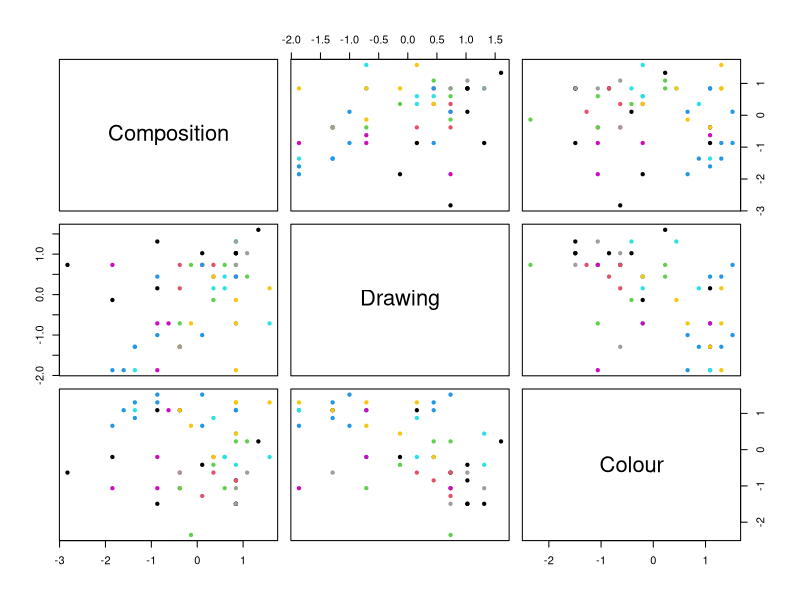
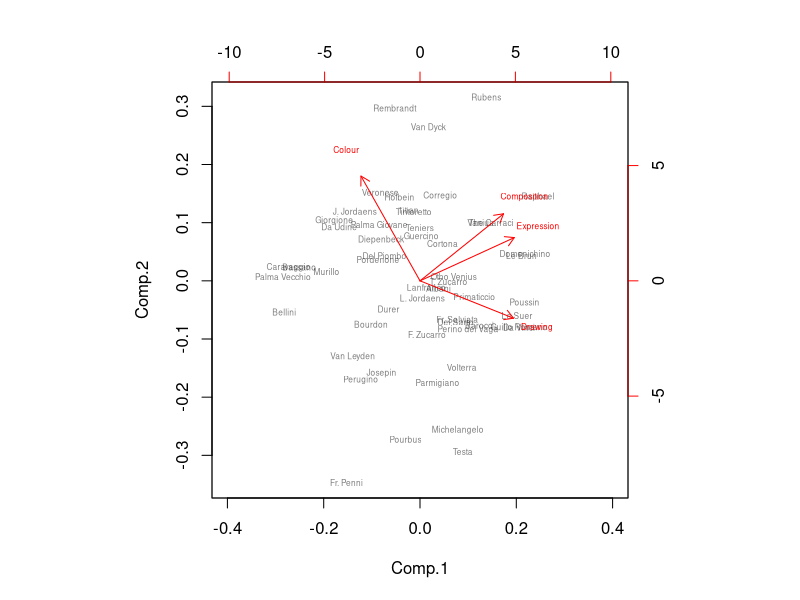
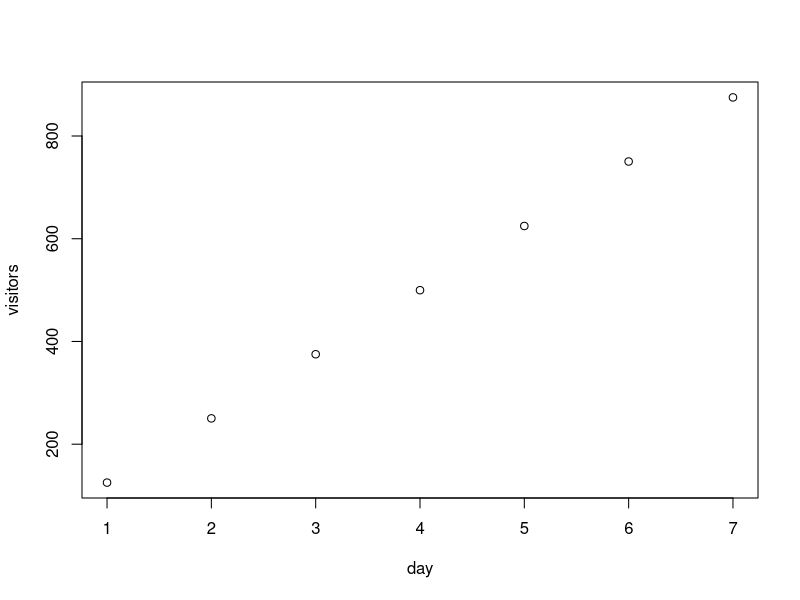
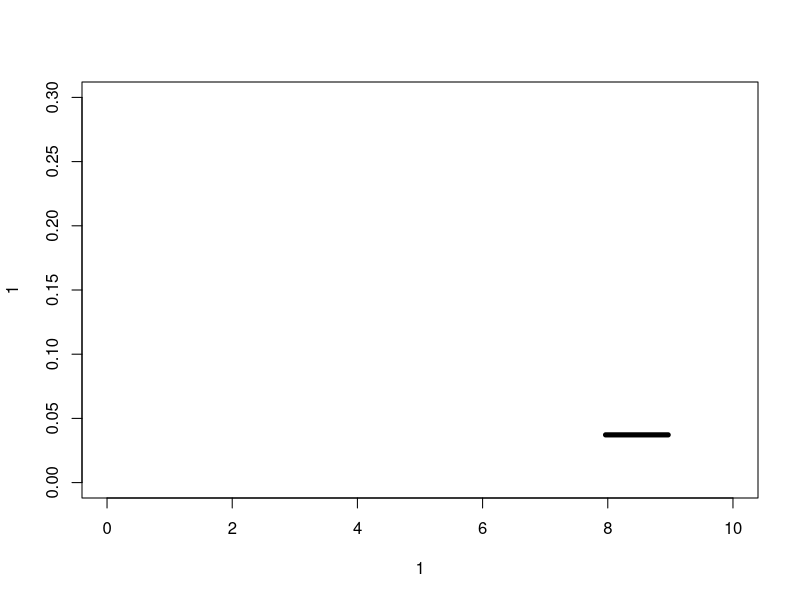
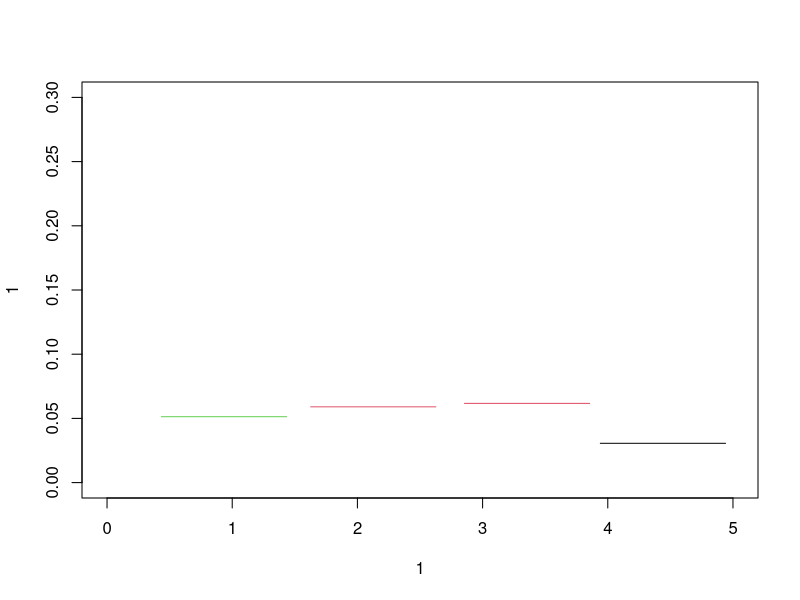

Recreate these plots in R, in order.
## ---- chunk 1
deck <- data.frame(num = rep(1:13, 4), 
                   suit = rep(c("heart", "spade", "club", "diamond"), each = 13))
Pair <- function(o){
     h <- sample(deck$num, size = 5, replace = FALSE)
     sum(table(h) == 2) == 1 # returns T if you have one pair
}

p <- mean(replicate(10000, Pair()))
p

## ---- chunk 2
Pair2 <- function(o){
     h <- sample(deck$num, size = 5, replace = F)
     sum(table(h) == 2) == 2 # returns T if you have two pair
}

p2 <- mean(replicate(10000, Pair2()))
p2

## ---- chunk 3
triple <- function(o){
     h <- sample(deck$num, size = 5, replace = F)
     sum(table(h) == 3) == 1 # returns T if you have a triple
}

t <- mean(replicate(10000, triple()))
t

## ---- chunk 4
# flush
flush <- function(o){
     f <- sample(deck$suit, 5, replace = F)
     table(f)
     (sum(table(f) == 5) == 1) 
}

fl <- mean(replicate(10000, flush()))
fl

## ---- chunk 5
# found this function on stack exchange
factors <- function(x) {
    x <- as.integer(x)
    div <- seq_len(abs(x)) # gives 1:x
    factors <- div[x %% div == 0] # remainder = 0
    factors <- list(factors)
    return(factors)
}

getInts <- function(N=100, o){
     n <- 1:N
     nums <- sample(N, 2, replace = F)
     # find all factors of N
     fac <- sapply(nums, factors)
     
     fac <- unlist(fac) # unlist
     fac <- fac[fac !=1] # remove 1
     #sum(table(fac) > 1) > 0 # returns true if there are duplicate factors
     sum(duplicated(fac)) == 0 # returns true if there are no duplicate factors
}



N <- 100000
GI <- function(N){mean(replicate(100000, getInts(N)))}
#probs <- sapply(N, GI)
#probs
# 0.60624


## ---- chunk 6
plotNeedle <- function(x = 1/2, y=1/2, r = 1) {
     x <- runif(1)
     y <- runif(1)
     angles <- seq(0,2*pi,length.out=360)
     angles <- sample(angles, 1)
     x2 <- r*cos(angles)+x
     y2 <- r*sin(angles)+y
     
     # I got rid of all the plotting stuff for the simulations
     #plot(x,y, xlim = c(-1,2), ylim = c(-1,2))
     #lines(x = c(x, x2),y = c(y,y2))
     #points(r*cos(angles)+x,r*sin(angles)+y)
     #abline(h = 1, lty = 5); abline(h = 0, lty = 5)
     # will be true if the needle crosses the line
     return(I(r*sin(angles)+y) > 1 | I(r*sin(angles)+y) < 0) 
}

#plot(runif(1), runif(1), type = "n",xlim = c(-1,2), ylim = c(-1,2) )
#abline(h = 1, lty = 5); abline(h = 0, lty = 5)
crosses <- replicate(100000, plotNeedle())
sum(crosses)/length(crosses)

# theoretical?
(2 + pi)/(3+2+pi) # = 0.6315 (not sure if this is right)

# answer from simulation: 0.635


## ---- chunk 7
library(MASS)
data(painters)
#?painters

paint1 <- scale(painters[,1:4])
paintPCA <- princomp(paint1)
#plot(paintPCA$scores[,1], paintPCA$scores[,2], col = painters$School)

#pairs(paintPCA$scores, col = painters$School)
pairs(paint1[,1:3], col = painters$School, pch = 20)

biplot(princomp(paint1[,1:4]), cex = 0.5, 
       col = c(rgb(0,0,0, 0.5), "red"), xlim = c(-0.4, 0.4))
## ---- chunk 8
correctAnswer <- function(o) sample(1:5, size = 1)
guess <- function(o) sample(1:5, size = 1)

answers <- function(o){
     return(c(correctAnswer(), guess()))
}

ff <- function(o){
     corAndGuess <- replicate(40, answers())
     dim(corAndGuess) <- c(40, 2)
     su<-sum(corAndGuess[,1] == corAndGuess[,2])/40
     var<-var(corAndGuess[,1] == corAndGuess[,2])
     return(c(sum = su, var = var))
}

#mean(replicate(1000, ff())[1,]) # very close to 0.2
#mean(replicate(1000, ff())[2,]) # very close to 0.16
## ---- chunk 9
N <- 24*7      # number of hours in a week
C <- 1         # number of doctors    
A <- 2         # mean rate of patient arrivals per hour
B <- 3         # mean rate of patient treatments per hour,
               #   per busy doctor
M <- 250       # number of iterations (weeks)
# Wq           # waiting time in queue per patient
               #   (excludes service time)
# Ls           # number of patients in system (both queue and service)

# Ws = Wq + treatment time
# Lq = Number of patiens in system - number getting treated

emrgncy.week <- function(o)
  {
    K <- rpois(1,N*A)      # number of patients in week o
    P <- matrix(0,K,3) 
    P[,1] <- sort(runif(K,0,N)) # gives times of arrival
    P[,3] <- rexp(K,B)     # treatment length is Exp[B]
    D <- rep(0,C)          # initially all 0s (Is the doctor available?)
    for (i in 1:K)         # begin small loop
      {
        j <- which.min(D) # which doctor is next available
        P[i,2] <- max(P[i,1],D[j]) #P[,2] is the "treatment begin time"
        D[j] <- P[i,2] + P[i,3]
      }                    # end small loop
    P
}                          # end definition of emrgncy.week

#emrgncy.week()

waiting.list <- function(o)
  {
    P <- emrgncy.week()
    Wq <- P[,2]-P[,1]    # P[,2]-P[,1] is of indeterminate length K   
    Ls <- sapply(1:N, function(t) length(P[P[,1]<t & t<P[,2]+P[,3],1]))
    list(Wq + P[,3],ifelse(Ls < 2, 0, Ls - 2))
  }

#waiting.list()

X <- sapply(1:M, function(o) waiting.list())
#X
Ws <- unlist(X[1,])
Lq <- unlist(X[2,])


# I need to check these
mean(Ws)
mean(Lq)



## ---- chunk 10
# this one is probably wrong...

rate <- 500

K <- rpois(7,rate)      # number of tickets bought on day o
visits <- numeric()                             # when each of those people visit the museum
i <- 1:length(K)
ss <- function(i) {
     K <- rpois(7, rate)
     sum(K[1:i] * 1/4)   
}
ss(1)
ssV <- Vectorize(ss)


stuff <- t(replicate(1000, ssV(i)))

plot(colMeans(stuff), xlab = "day", ylab = "visitors") # this shows cumulative visitors
cumsum(colMeans(stuff))/2 # not right

## ---- chunk 11
rate <- 5  # 5 breakdowns per hour  == 5/60 breakdowns per minute
machBreak <- function(o){
     breaks <- rpois(60, 5/60) # number of breaks per minute for an hour
     timeFixing <- numeric()
     machineBroken <- numeric()
     timeFix <- numeric()
     for(i in 1:length(breaks)){
          if(timeFix[1] == 0 & !is.na(timeFix[1])) timeFix <- timeFix[-1]
          #timeFix
          #timeFixing[i] 
          longShort <- rbinom(n = breaks[i], size = 1, prob = (1/3))
          #longShort
          fixThisRound <- ifelse(longShort == 0, 9, 12)
          timeFix <- c(timeFix, fixThisRound)
          if(!is.na(timeFix[1])) timeFix[1] <- timeFix[1] - 1
          #timeFix
          machineBroken[i] <- ifelse(is.na(timeFix[1]), 0 , length(timeFix[timeFix !=0]))
          #totalFixTime <- sum(timeFix)
          #print(c(time = timeFix, machinesBroken = machineBroken[i]))
          #i = i + 1
     }
     return(mean(machineBroken))
}

#meanBrokenMachines <- mean(replicate(10000, machBreak()))
#meanBrokenMachines # 1.091588


# Probability that > 3 machines will be broken down
machBreakProb <- function(o){
     breaks <- rpois(60, 5/60) # number of breaks per minute for an hour
     timeFixing <- numeric()
     machineBroken <- numeric()
     timeFix <- numeric()
     for(i in 1:length(breaks)){
          if(timeFix[1] == 0 & !is.na(timeFix[1])) timeFix <- timeFix[-1]
          #timeFix
          #timeFixing[i] 
          longShort <- rbinom(n = breaks[i], size = 1, prob = (1/3))
          #longShort
          fixThisRound <- ifelse(longShort == 0, 9, 12)
          timeFix <- c(timeFix, fixThisRound)
          if(!is.na(timeFix[1])) timeFix[1] <- timeFix[1] - 1
          #timeFix
          machineBroken[i] <- ifelse(is.na(timeFix[1]), 0 , length(timeFix[timeFix !=0]))
          #totalFixTime <- sum(timeFix)
          #print(c(time = timeFix, machinesBroken = machineBroken[i]))
          #i = i + 1
     }
     return(sum(machineBroken > 3)/length(machineBroken))
}

#Prob <- mean(replicate(10000, machBreakProb()))
#Prob # 0.046 is the prob of > three broken machines at any given time

## ---- chunk 12
X <- 10 # length of parking interval
plot(1,1,type = "n", xlim = c(0, X), ylim = c(0,0.3))

# park first car
bump <- function(o) runif(1,0, X-1)
x1 <- bump()
car <- c(x1, x1 + 1)
car <- function(o){
     x1 <- bump()
     c(x1, x1 + 1)
}

car()

lines(x = car(), y = c(0.02, 0.02) + runif(1,min = 0.01, 0.05), col = sample(1:3, 1), lwd = 5)

nsim <- 100
prk <- matrix(data = 0,nrow = nsim, ncol = 2)
X <- 5 # length of parking interval
plot(1,1,type = "n", xlim = c(0, X), ylim = c(0,0.3))
i = 1
for(i in 1:nsim){
     
     newCar <- car()
     if(sum(newCar[1] > prk[,1] & newCar[1] < prk[,2]) == 0 &
             sum(newCar[2] > prk[,1] & newCar[2] < prk[,2]) == 0){
         prk[i,] <- newCar
         lines(x = newCar, 
               y = c(0.02, 0.02) + runif(1,min = 0.01, 0.05), 
               col = sample(1:3, 1), lwd = 1)
     }
     prk
     i = i + 1
}
# find space between each of the cars
prkO <- prk[prk[,2] != 0, ]
prkO <- prkO[order(prkO[,1],decreasing = F), ]
dfDist <- data.frame(c(0, prkO[,1]+1), c(prkO[,1], X))
max(dfDist[2]- dfDist[1]) > 1 # only keep the ones where this is FALSE


# idea
vec <- sample(x = c(0,1), size = 10000, replace = T, prob = c(0.6, 0.4))
k <- 1:(10000 -2)

fii <- vec[k]*vec[k+1]*vec[k+2]
sum(fii == 1)/length(vec)

# park another car



